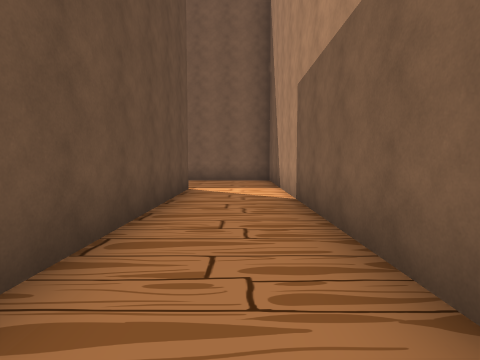
view 1 (above)

21 first-person views from a walk through a 3-D level made in the Unity game engine. The camera is 1.4 m above the floor, tilts 4° down and sees 80° across. The floor is counted in squares, 2 m on a side. Each view is taken from the middle of a square. On the plan, view 1 faces up. The plan holds only what a view shows up to about 10 squares ahead; the rest is blank. The place goes on beyond the plan. The player character is not drawn.

view 2
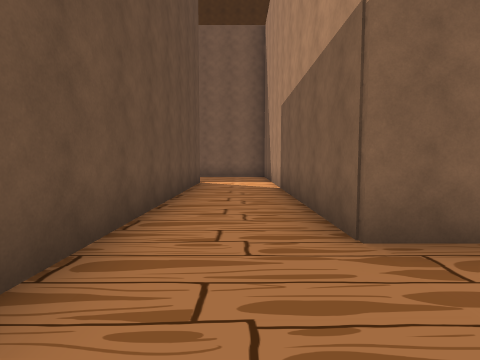

view 3
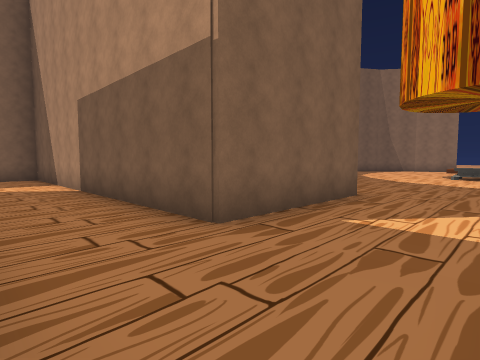

view 4
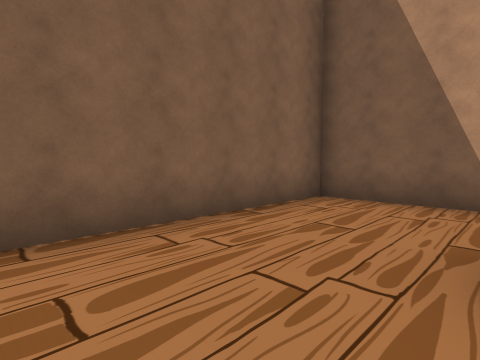

view 5
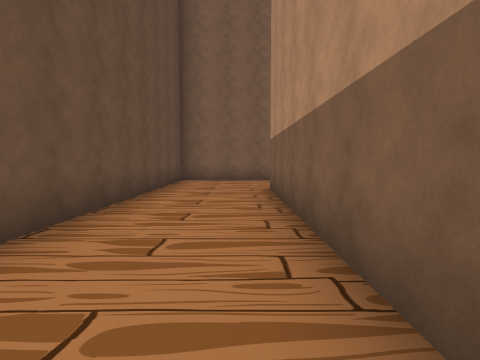

view 6
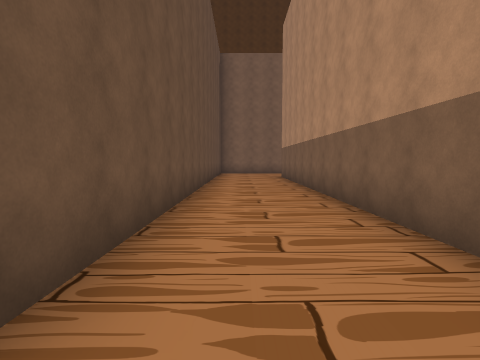

view 7
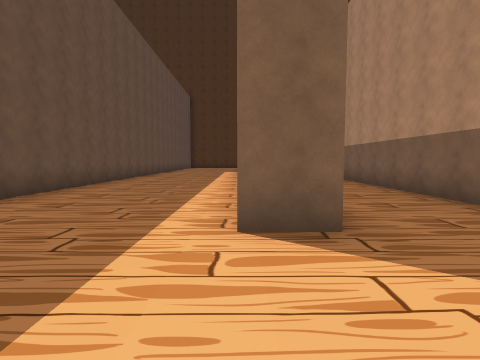

view 8
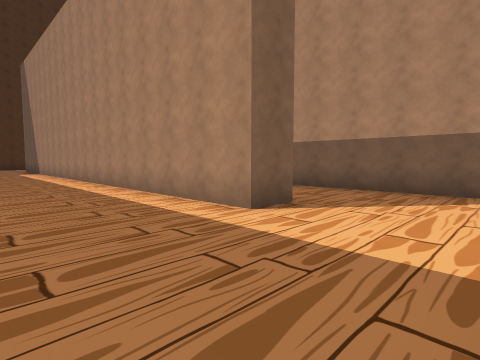

view 9
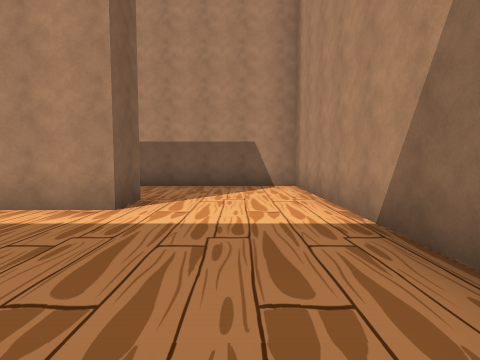

view 10
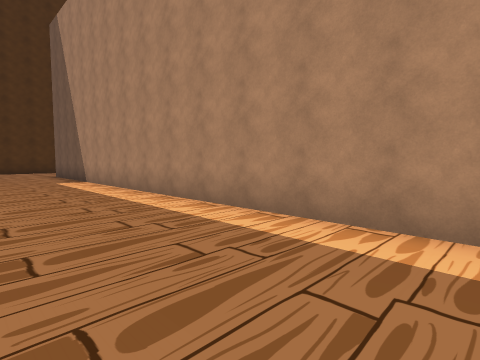

view 11
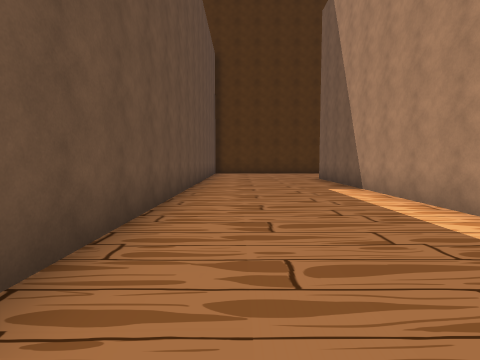

view 12
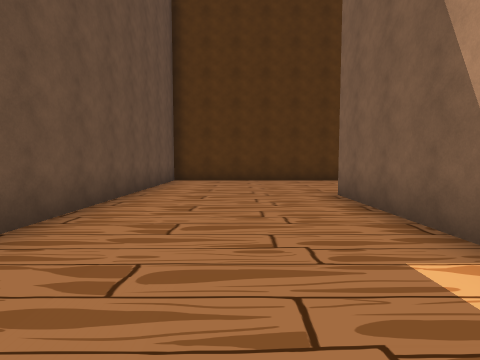

view 13
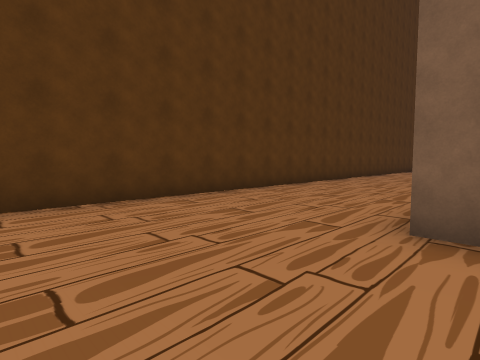

view 14
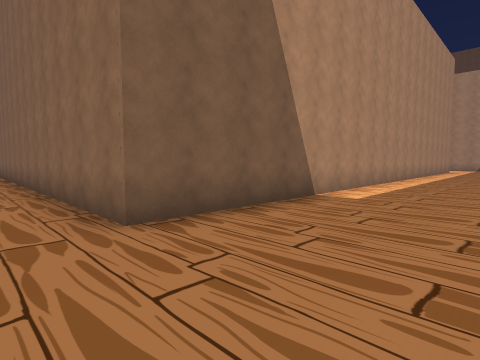

view 15
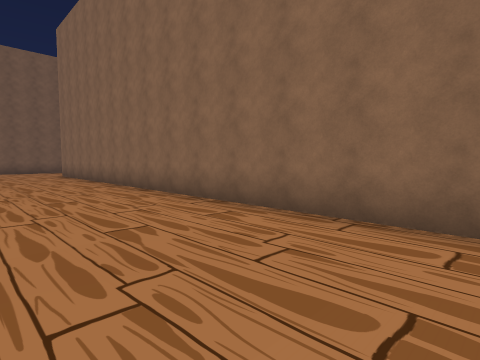

view 16
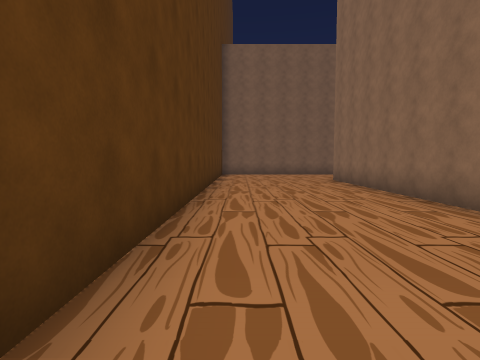

view 17
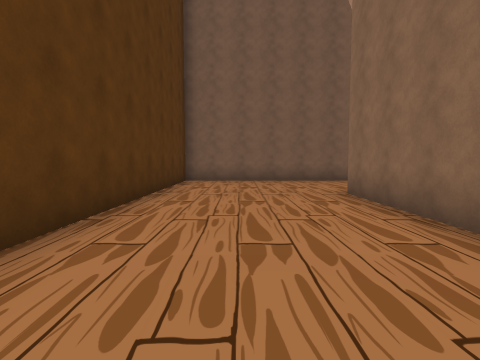

view 18
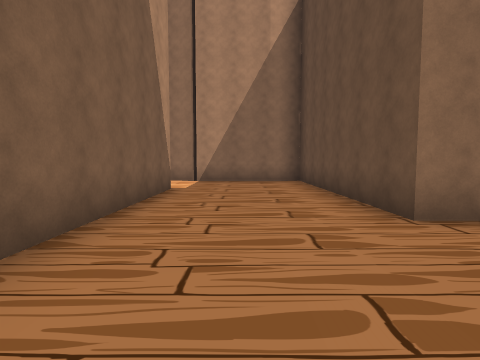

view 19
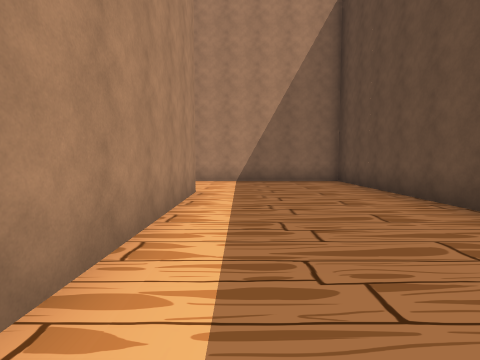

view 20
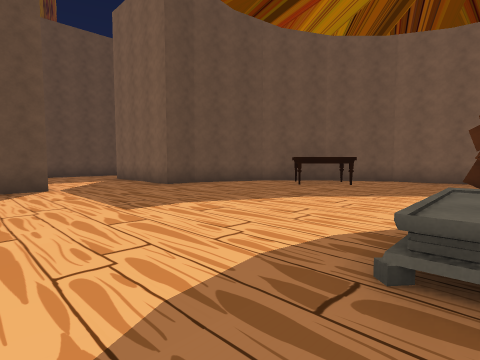

view 21
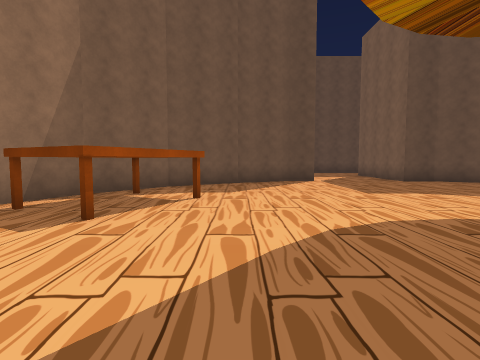

### Floor plan
Points are (right, up) in squares from view 1. A wall is a line through its corners. A room is listed if a view was taken in it or the views show most of it. See-through windows are left out.
Room 1 (views 1, 2, 3, 20, 21)
walls: (7.2, 5) (5.7, 3.5) (4.7, 1.4) (4.7, 0.4) (1, 0.4) (1, 9.8) (-5, 9.8) (-5, 7.6); (4.5, -2.5) (4.5, -3.4) (5.3, -5.1); (11, 6.5) (9, 6.1) (7.1, 4.9); (5.2, -5) (6.5, -6.9) (8, -8.1); (8.1, -8.2) (8.6, -8.4); (-1.2, 6.9) (-1.2, -0.6)
ways out: opening at (-3.5, 7.5) to room 2
objects: bed (7, 3) to (8, 5); table (8, -8) to (10, -6); chair (11, 5); other object (12, 0)
Room 2 (views 4, 5, 6, 7, 8, 9, 10, 11, 12, 13, 14, 15, 16, 17, 18, 19)
walls: (-5, 7.6) (-5, -3.9); (-4.9, -4.3) (-6, -4.3) (-6, 13.7) (10, 13.7) (10, 7.3) (11.1, 7.5); (11, 7.5) (13.6, 7.5) (14.4, 7.1); (13.7, 10) (13.7, 17.8) (-10.3, 17.8) (-10.3, -7.5) (-2.3, -7.5) (-2.3, 7)
ways out: opening at (-3.5, 7.5) to room 1

Positions as (right, up) in squares from view 1, and headings:
1: (0, 0), facing up
2: (0, -2), facing up
3: (-1, -2), facing up-right
4: (-4, 7), facing up-right
5: (-3, 0), facing up
6: (-4, -5), facing up
7: (-6, -7), facing up
8: (-9, -7), facing up-right
9: (-10, -6), facing right
10: (-9, 0), facing up-right
11: (-9, 3), facing up
12: (-8, 8), facing up
13: (-9, 13), facing up-right
14: (-9, 15), facing down-right
15: (-4, 17), facing down-right
16: (0, 17), facing right
17: (4, 16), facing right
18: (12, 17), facing down
19: (-7, 2), facing down
20: (12, -4), facing up-left
21: (14, -5), facing left
